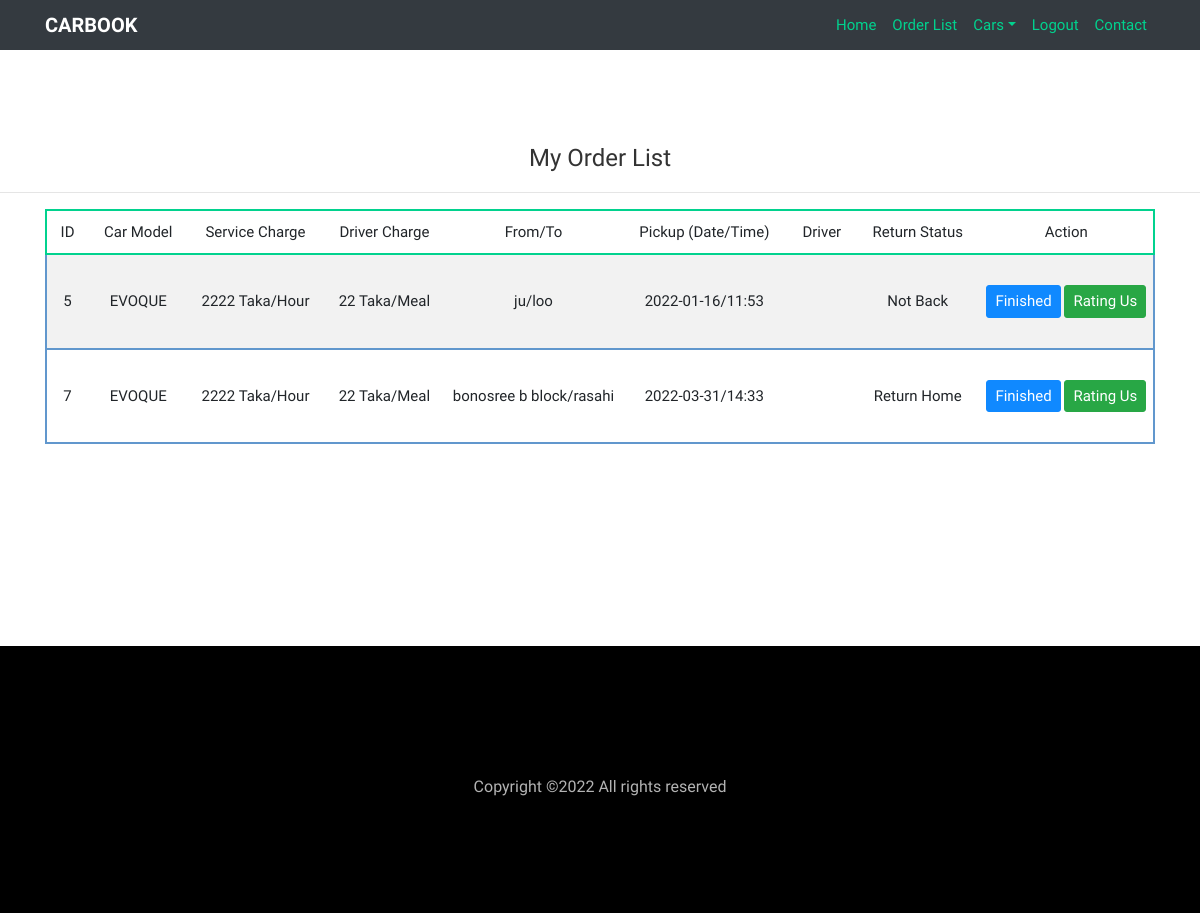
/orderlist.php (signed in), run on an earlier commit of the app's database.
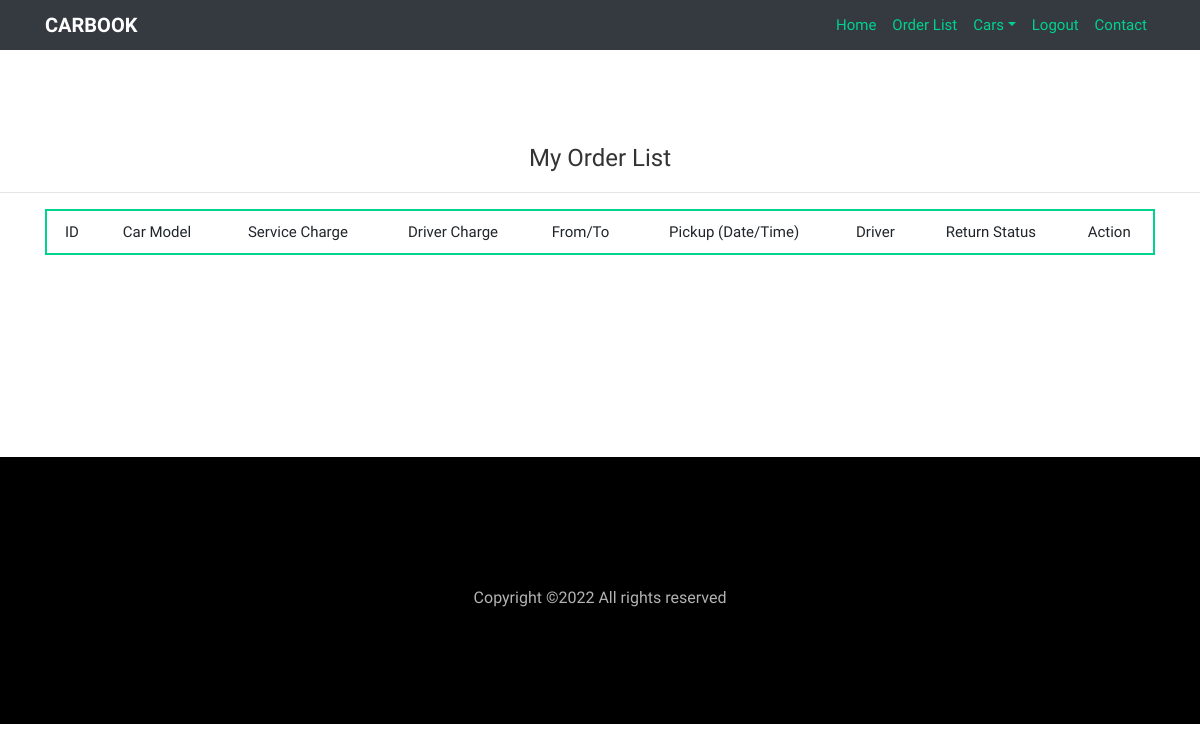
And on a later commit of the database.
### tables this page shows
CREATE TABLE `orders` (
  `Oid` int(11) NOT NULL,
  `car_id` int(11) NOT NULL,
  `user_id` int(11) NOT NULL,
  `driver_id` int(11) DEFAULT NULL,
  `pickup_location` text NOT NULL,
  `dropup_location` text NOT NULL,
  `date` varchar(191) NOT NULL,
  `time` varchar(191) NOT NULL,
  `trip_loop` tinyint(4) NOT NULL,
  `payment_status` tinyint(4) NOT NULL DEFAULT 0,
  `status` tinyint(4) NOT NULL,
  `created_at` timestamp NOT NULL DEFAULT current_timestamp()
);

CREATE TABLE `cars` (
  `id` int(11) NOT NULL,
  `cat_id` int(11) NOT NULL,
  `name` varchar(200) NOT NULL,
  `model` varchar(200) NOT NULL,
  `mileage` varchar(200) NOT NULL,
  `seats` int(11) NOT NULL,
  `fuel` varchar(200) NOT NULL,
  `service_charge` varchar(200) NOT NULL,
  `driver_food_charge` varchar(200) NOT NULL,
  `description` text NOT NULL,
  `image` varchar(155) NOT NULL,
  `transmission` varchar(155) NOT NULL DEFAULT 'Manual',
  `airconditions` tinytext NOT NULL,
  `child_seat` tinytext NOT NULL,
  `gps` tinyint(4) NOT NULL,
  `luggage` tinytext NOT NULL,
  `music` tinytext NOT NULL,
  `seat_belt` tinyint(4) NOT NULL,
  `sleeping_bed` tinyint(4) NOT NULL,
  `water` tinyint(4) NOT NULL,
  `bluetooth` tinyint(4) NOT NULL,
  `onboard_computer` tinyint(4) NOT NULL,
  `audio_input` tinyint(4) NOT NULL,
  `long_term_trips` tinyint(4) NOT NULL,
  `car_kit` tinyint(4) NOT NULL,
  `remote_central_locking` tinyint(4) NOT NULL,
  `climate_control` tinyint(4) NOT NULL,
  `flag` tinyint(4) NOT NULL,
  `created_at` timestamp NOT NULL DEFAULT current_timestamp()
);

### orderlist.php (the view, shortened to what this page needs)
<?php include 'header.php';
?>
<section class="ftco-section contact-section">
    <h4 class="d-flex justify-content-center">My Order List</h4>
    <hr>
    <div class="container">
        <div class="row d-flex mb-5 contact-info">
            <div class="col-md-12 block-9 mb-md-5">
                <table class="table table-striped" id="datatablesSimple">
                    <thead>
                        <tr style="border: 2px solid #01d28e; text-align:center;">
                            <th>ID</th>
                            <th>Car Model</th>
                            <th>Service Charge</th>
                            <th>Driver Charge</th>
                            <th>From/To</th>
                            <th>Pickup (Date/Time)</th>
                            <th>Driver</th>
                            <th>Return Status</th>
                            <th>Action</th>
                        </tr>
                    </thead>
                    <tbody style="margin-top: 10px;">
                        <?php
                        $user_id = $_SESSION['id'];
                        $query = "SELECT * FROM orders LEFT JOIN cars
                        ON cars.id = orders.car_id LEFT JOIN drivers
                        ON orders.driver_id = drivers.driver_id
                        where orders.user_id=$user_id Order By orders.status asc";
                        $result = $con->query($query);
                        if ($result->num_rows > 0) {
                            foreach ($result as $key => $value) {
                        ?>
                                <tr style="border: 2px solid #6197cd; text-align:center;">
                                    <td><?php echo $value['id']; ?></td>
                                    <td><?php echo $value['model']; ?></td>
                                    <td><?php echo $value['service_charge']; ?> Taka/Hour</td>
                                    <td><?php echo $value['driver_food_charge']; ?> Taka/Meal</td>
                                    <td><?php echo $value['pickup_location']; ?>/<?php echo $value['dropup_location']; ?></td>
                                    <td><?php echo $value['date']; ?>/<?php echo $value['time']; ?></td>
                                    <td>
                                        <?php echo $value['driver_name'] . "<br>" . $value['driver_phone']; ?>
                                    </td>
                                    <td>
                                        <?php
                                        if ($value['trip_loop'] == 0) {
                                            echo "Not Back";
                                        } elseif ($value['trip_loop'] == 1) {
                                            echo "Return Home";
                                        } else {
                                            echo "Something went wrong";
                                        }
                                        ?>
                                    </td>
                                    <td>
                                        <?php
                                        if ($value['status'] == 0) {
                                            echo "<button class='btn btn-primary btn-sm'>Pending</button>"; ?>
                                            <a href="?delid=<?php echo $value['Oid']; ?>" class="btn btn-danger btn-sm">Cancel</a>
                                        <?php } else {
                                            echo "<button class='btn btn-primary btn-sm'>Finished</button>"; ?>
                                            <a href="car-single.php?carid=<?php echo $value['car_id']; ?>" class="btn btn-success btn-sm">Rating Us</a>
                                        <?php } ?>
                                    </td>
                                </tr>
                        <?php }
                        } ?>
                    </tbody>
                </table>
            </div>
        </div>
    </div>
</section>
<?php include 'footer.php'; ?>

### header.php (shortened to what this page needs)
<!DOCTYPE html>
<html lang="en">
<head>
  <link rel="stylesheet" href="css/open-iconic-bootstrap.min.css">
  <link rel="stylesheet" href="css/animate.css">
  <link rel="stylesheet" href="css/owl.carousel.min.css">
  <link rel="stylesheet" href="css/owl.theme.default.min.css">
  <link rel="stylesheet" href="css/magnific-popup.css">
  <link rel="stylesheet" href="css/aos.css">
  <link rel="stylesheet" href="css/ionicons.min.css">
  <link rel="stylesheet" href="css/bootstrap-datepicker.css">
  <link rel="stylesheet" href="css/jquery.timepicker.css">
  <link rel="stylesheet" href="css/flaticon.css">
  <link rel="stylesheet" href="css/icomoon.css">
  <link rel="stylesheet" href="css/style.css">
</head>
<body>
  <nav class="navbar navbar-expand-lg navbar-dark ftco_navbar bg-dark" id="ftco-navbar">
    <div class="container">
      <a class="navbar-brand" href="index.php">Car<span>Book</span></a>
      <div class="collapse navbar-collapse" id="ftco-nav">
        <ul class="navbar-nav ml-auto">
          <li class="nav-item active"><a href="index.php" class="nav-link">Home</a></li>
          <li class="nav-item"><a href="orderlist.php" class="nav-link">Order List</a></li>
          <li class="nav-item dropdown">
            <a class="nav-link dropdown-toggle" id="navbarDropdown" href="car.php" role="button" data-bs-toggle="dropdown" aria-expanded="false">Cars</a>
          </li>
          <?php
          if (isset($_SESSION['flag']) == true) { ?>
            <li class="nav-item"><a class="nav-link" href="?logout=logout">Logout</a></li>
          <?php } else { ?>
            <li class="nav-item"><a href="login.php" class="nav-link">Login</a></li>
          <?php } ?>
          <li class="nav-item"><a href="contact.php" class="nav-link">Contact</a></li>
        </ul>
      </div>
    </div>
  </nav>

### footer.php (shortened to what this page needs)
   <footer class="ftco-footer ftco-bg-dark ftco-section">
      <div class="container">
        <div class="row">
          <div class="col-md-12 text-center">
            <p>
  Copyright &copy;<script>document.write(new Date().getFullYear());</script> All rights reserved
  </p>
          </div>
        </div>
      </div>
    </footer>
  </body>
</html>

### header.php (style rules this page uses)
.navbar-nav li a { color: #01d28e !important; }

### orderlist.php (style rules this page uses)
.table thead th { border-bottom: 2px solid #01d28e !important; border-radius: 10px !important; }
body { background-color: #fff; margin: 0; padding: 0; font-family: 'Oxygen', sans-serif; color: #444; font-size: 15px; line-height: 18px; font-weight: 300; }
p { margin: 20px 0 5px 0; }

What changed in the data, as far as the page shows it:
removed orders: car "5", car.model "EVOQUE", car.service_charge "2222", car.driver_food_charge "22", pickup_location "ju", dropup_location "loo", date "2022-01-16", time "11:53", trip_loop "Not Back"
removed orders: car "7", car.model "EVOQUE", car.service_charge "2222", car.driver_food_charge "22", pickup_location "bonosree b block", dropup_location "rasahi", date "2022-03-31", time "14:33", trip_loop "Return Home"
